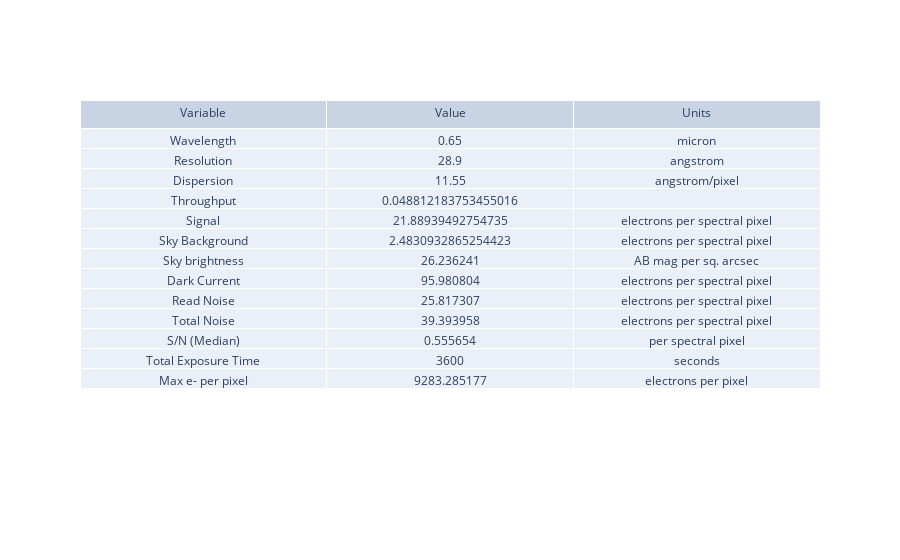

Write notebook code for a chart like this one.
### Markdown cell above
## Use CTRL + / to comment/uncomment blocks of code

### Code cell
# test out the function

userinput = {"telescope": "SOAR",  #choices are "SOAR", "Gemini", "ATLAS_PROBE" 
             "instrument": "SAMOS",#choices are "SAMOS", "SCORPIO", ,GMOX", ATLAS"
            "band": "LowWhite",      #other choices are 
                                  # SAMOS: "LowRed", "LowBlue", "HighRed", "HighBlue", "LowWhite"
                                  # SCORPIO: "g", "r", "i", "z", "Y", "J", "H", "K"
                                  # GMOX: "Blue", "Red", "J", "H", "K"
                                  # ATLAS: "atlas_IR"
            "slit_width":1.0,    #(arcsec) - Other choices are 
                                  # SAMOS: 0.167, 0.333, 0.500, 0.667, 0.833, 1.000
                                  # SCORPIO: 0.36, 0.54, 0.72, 1.08, 1.44, 2.16, 4.32
                                  # GMOX: 0.083, 0.167, 0.250, 0.333, 0.417, 0.500, 0.583, 0.667, 0.750, 0.833, 0.917, 1.00 
                                  # ATLAS: 0.75             
            "time":3600,          #exposure time (s)
            "nExp":5,             # Nr of frames; increases RON, helps saturation, always dither=2 if >0
            "Nreads":1,           # for IRs, RON goes with SQRT(Nreads), so this is the Nr of Fowler pairs
                                  # for CCDs  (all VIS channels) use Nreads = 1 
            "theta":1.0,          # extension of the source in the cross dispersion direction (arcsec): choice: theta = slitwidth in slitless mode
            "lineF":-99,          #use -99 for a dummy value
            "lineW":-99,          #use -99 for a dummy value
            "FWHM":200,           #Width of the line as emitted by the source, in km/s 
            "z":0,
            "specFile":"./templates/Galaxy_Kmag_19_Haflux_5e-17_ebmv_0_z_2_highResSpec_obs_redshift.txt", 
            "mag":22.5,
            "NormalizeUserSpec":True,
            "InputInAngstroms":True,
            "SN":-99,             # = -99 to calculate; othersise set "SN"  > 0 to extract time needed to reach the given SNR
            }
gotit = set_telescope_instrument(userinput)
telescope=gotit['telescope']
instrument=gotit['instrument']

#telescope = dict(gotit)
#instrument = dict(gotit)
#print(telescope)
#print(instrument)
etc_output = general_etc_serena(userinput)

fig = go.Figure(data=[go.Table(header=dict(values=['Variable', 'Value', 'Units']),
                 cells=dict(values=[
                     etc_output["summary_struct"]['quant'],
                     etc_output["summary_struct"]['value'],
                     etc_output["summary_struct"]['unit']]))
                     ])

fig.show()

### Figure 1 — Plotly figure (JSON) as saved in the notebook; plotly's stock layout.template omitted (floating-point values rounded to 4 significant figures)
{"data": [{"cells": {"values": [["Wavelength", "Resolution", "Dispersion", "Throughput", "Signal", "Sky Background", "Sky brightness", "Dark Current", "Read Noise", "Total Noise", "S/N (Median)", "Total Exposure Time", "Max e- per pixel"], [0.65, 28.9, 11.55, 0.04881, 21.89, 2.483, 26.24, 95.98, 25.82, 39.39, 0.5557, 3600, 9283.0], ["micron", "angstrom", "angstrom/pixel", "", "electrons per spectral pixel", "electrons per spectral pixel", "AB mag per sq. arcsec", "electrons per spectral pixel", "electrons per spectral pixel", "electrons per spectral pixel", "per spectral pixel", "seconds", "electrons per pixel"]]}, "header": {"values": ["Variable", "Value", "Units"]}, "type": "table"}], "layout": {}}
